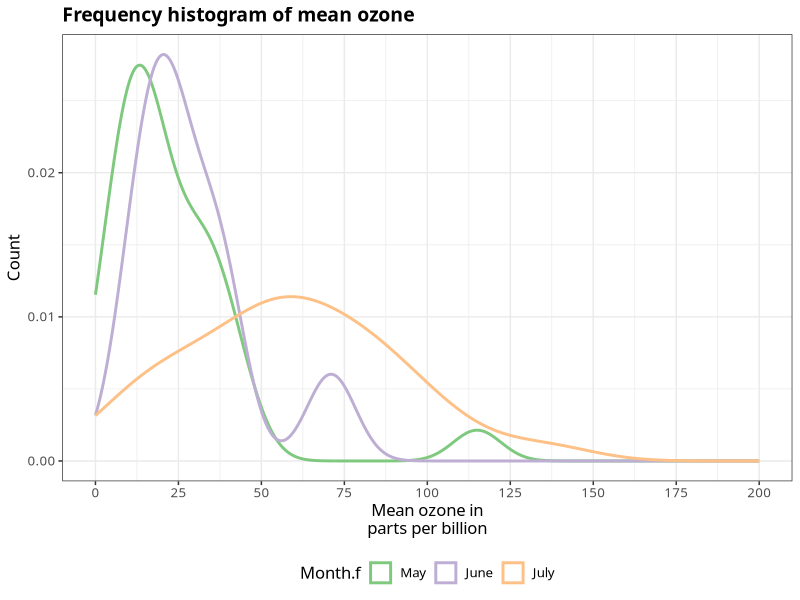
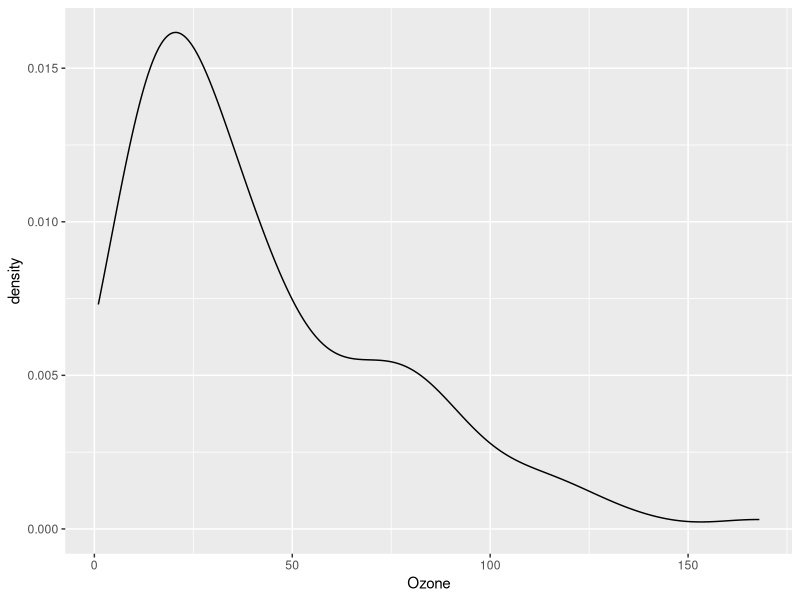
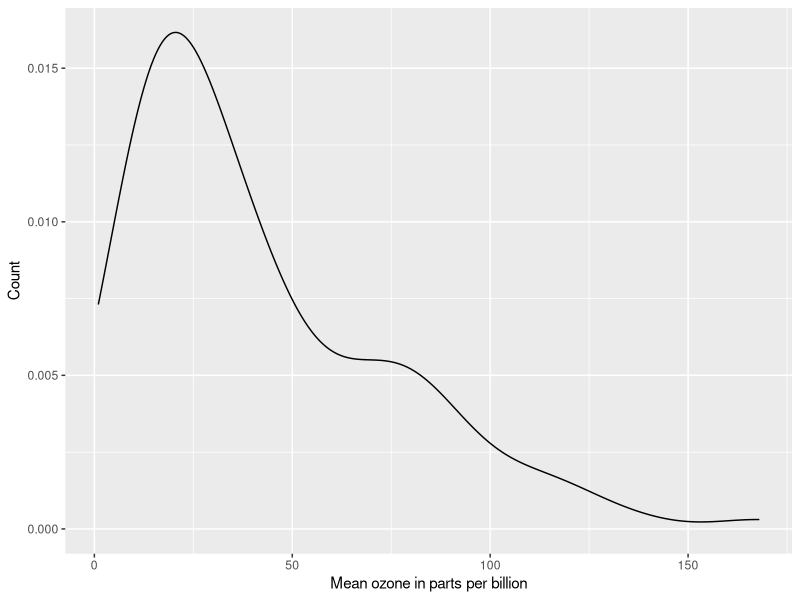
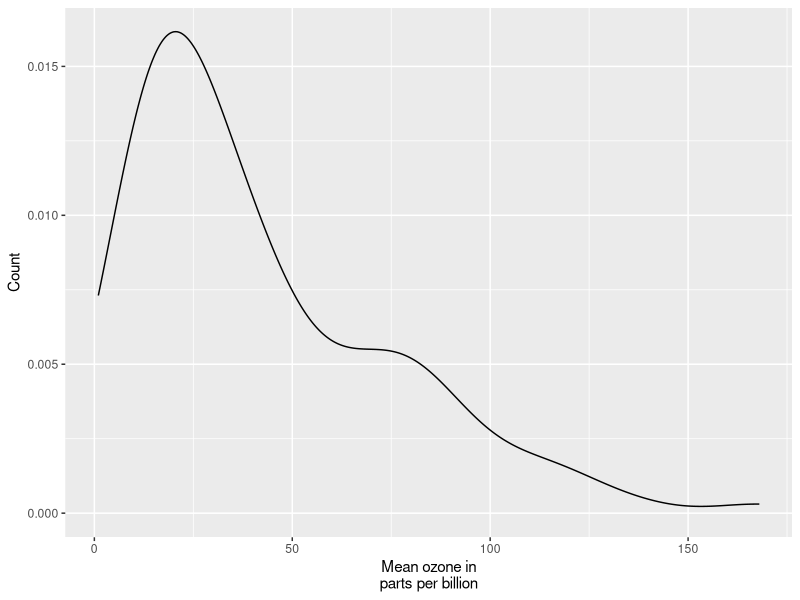
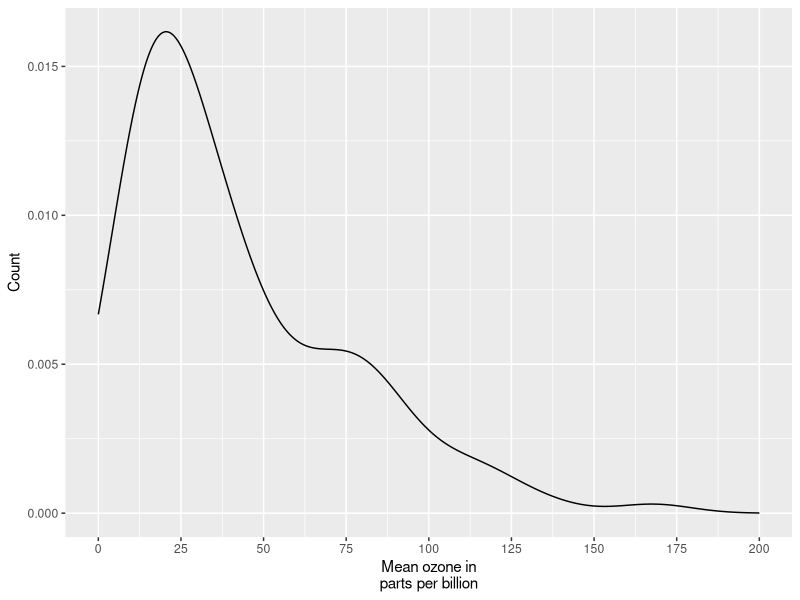
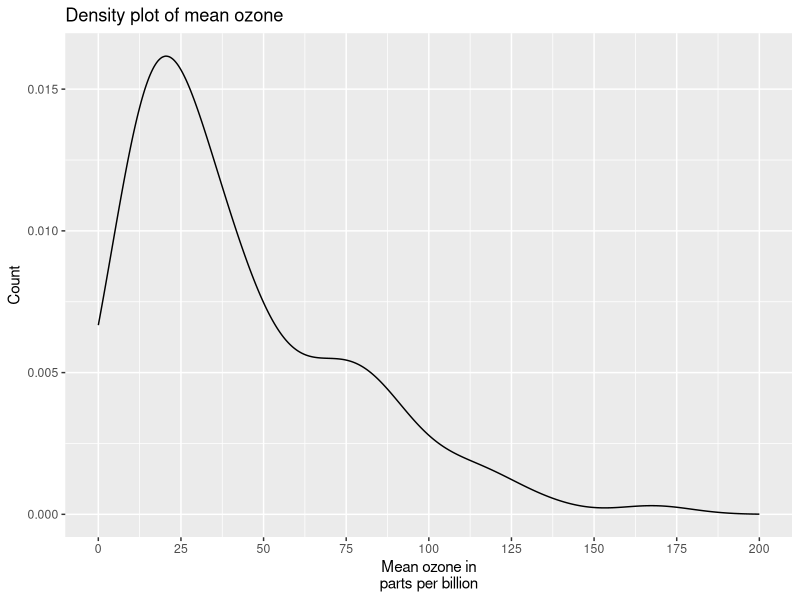
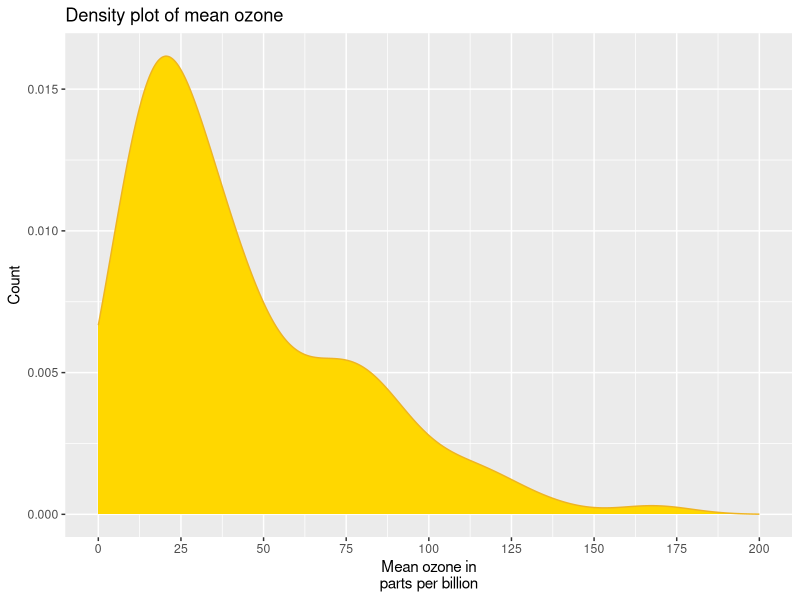
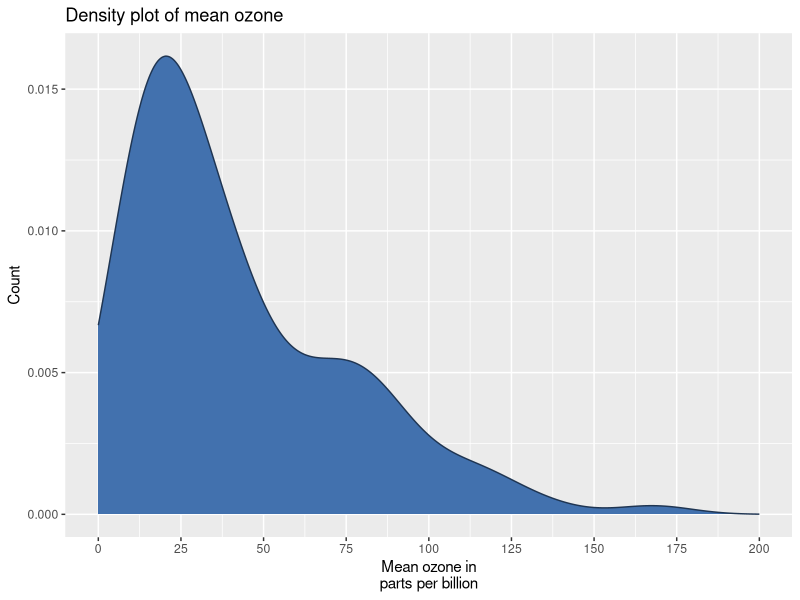

These charts were generated, in order, by the following R code:
## ---- chunk 1
knitr::opts_chunk$set(message = F, error = F, warning = F, comment = NA, fig.align = 'center', dpi = 100, fig.width=6, fig.height=5, tidy = F, cache.path = '.cache/', fig.path = 'Histograms/')
## ---- chunk 2
rm(list = ls())
library(datasets)
library(ggplot2)

data(airquality)
## ---- chunk 3
library(RColorBrewer)

airquality_trimmed <- airquality[which(airquality$Month == 5 |
                                       airquality$Month == 6 |
                                       airquality$Month == 7), ]
airquality_trimmed$Month.f <- factor(airquality_trimmed$Month, 
                                     labels = c("May", "June", "July"))

ggplot(airquality_trimmed, aes(x = Ozone, colour = Month.f)) + 
    geom_density(position="identity", fill = NA, size = 1) +
    scale_x_continuous(name = "Mean ozone in\nparts per billion",
                              breaks = seq(0, 200, 25),
                              limits=c(0, 200)) +
    scale_y_continuous(name = "Count") +
    ggtitle("Frequency histogram of mean ozone") +
    theme_bw() +
    theme(plot.title = element_text(size = 14, family = "Tahoma", face = "bold"), 
                text = element_text(size = 12, family = "Tahoma"),
           legend.position = "bottom") +
    scale_colour_brewer(palette="Accent") +
    labs(fill="Month")
## ---- chunk 4
ggplot(airquality, aes(x = Ozone)) + 
                geom_density()
## ---- chunk 5
ggplot(airquality, aes(x = Ozone)) + 
    geom_density() +
    scale_x_continuous(name = "Mean ozone in parts per billion") +
    scale_y_continuous(name = "Count")
## ---- chunk 6
ggplot(airquality, aes(x = Ozone)) + 
    geom_density() +
    scale_x_continuous(name = "Mean ozone in\nparts per billion") +
    scale_y_continuous(name = "Count")
## ---- chunk 7
ggplot(airquality, aes(x = Ozone)) + 
    geom_density() +
    scale_x_continuous(name = "Mean ozone in\nparts per billion",
                              breaks = seq(0, 200, 25),
                              limits=c(0, 200)) +
    scale_y_continuous(name = "Count")
## ---- chunk 8
ggplot(airquality, aes(x = Ozone)) + 
    geom_density() +
    scale_x_continuous(name = "Mean ozone in\nparts per billion",
                              breaks = seq(0, 200, 25),
                              limits=c(0, 200)) +
    scale_y_continuous(name = "Count") +
    ggtitle("Density plot of mean ozone")
## ---- chunk 9
fill <- "gold1"
line <- "goldenrod2"

ggplot(airquality, aes(x = Ozone)) + 
    geom_density(fill = fill, colour = line) +
    scale_x_continuous(name = "Mean ozone in\nparts per billion",
                              breaks = seq(0, 200, 25),
                              limits=c(0, 200)) +
    scale_y_continuous(name = "Count") +
    ggtitle("Density plot of mean ozone")
## ---- chunk 10
fill <- "#4271AE"
line <- "#1F3552"

ggplot(airquality, aes(x = Ozone)) + 
    geom_density(fill = fill, colour = line) +
    scale_x_continuous(name = "Mean ozone in\nparts per billion",
                              breaks = seq(0, 200, 25),
                              limits=c(0, 200)) +
    scale_y_continuous(name = "Count") +
    ggtitle("Density plot of mean ozone")
## ---- chunk 11
ggplot(airquality, aes(x = Ozone)) + 
    geom_density(fill = fill, colour = line,
                 alpha = 0.6) +
    scale_x_continuous(name = "Mean ozone in\nparts per billion",
                              breaks = seq(0, 200, 25),
                              limits=c(0, 200)) +
    scale_y_continuous(name = "Count") +
    ggtitle("Density plot of mean ozone")
## ---- chunk 12
ggplot(airquality, aes(x = Ozone)) + 
    geom_density(fill = fill, colour = line,
                 alpha = 0.6) +
    scale_x_continuous(name = "Mean ozone in\nparts per billion",
                              breaks = seq(0, 200, 25),
                              limits=c(0, 200)) +
    scale_y_continuous(name = "Count") +
    ggtitle("Density plot of mean ozone") +
    theme_bw()
## ---- chunk 13
library(ggthemes)

ggplot(airquality, aes(x = Ozone)) + 
    geom_density(fill = fill, colour = line,
                 alpha = 0.6) +
    scale_x_continuous(name = "Mean ozone in\nparts per billion",
                              breaks = seq(0, 200, 25),
                              limits=c(0, 200)) +
    scale_y_continuous(name = "Count") +
    ggtitle("Density plot of mean ozone") +
    theme_economist()
## ---- chunk 14
theme_xkcd <- theme(
    axis.line = element_line(size=1, colour = "black"), 
    panel.grid.major = element_blank(),
    panel.grid.minor = element_blank(), 
    panel.border = element_blank(), 
    panel.background = element_blank(),
    plot.title=element_text(size = 20, family="xkcd-Regular"), 
    text=element_text(size = 16, family="xkcd-Regular"), 
    axis.text.x=element_text(colour="black", size = 12), 
    axis.text.y=element_text(colour="black", size = 12)
) 

fill <- "white"
line <- "black"

ggplot(airquality, aes(x = Ozone)) + 
    geom_density(fill = fill, colour = line,
                 size = 1) +
    scale_x_continuous(name = "Mean ozone in\nparts per billion",
                              breaks = seq(0, 200, 25),
                              limits=c(0, 200)) +
    scale_y_continuous(name = "Count") +
    ggtitle("Density plot of mean ozone") +
    theme_xkcd
## ---- chunk 15
fill <- "#4271AE"
line <- "#1F3552"

ggplot(airquality, aes(x = Ozone)) + 
    geom_density(fill = fill, colour = line,
                 alpha = 0.6) +
    scale_x_continuous(name = "Mean ozone in\nparts per billion",
                              breaks = seq(0, 200, 25),
                              limits=c(0, 200)) +
    scale_y_continuous(name = "Count") +
    ggtitle("Density plot of mean ozone") +
    theme_bw() +
    theme(plot.title = element_text(size = 14, family = "Tahoma", face = "bold"), 
                text = element_text(size = 12, family = "Tahoma")) +
    geom_vline(xintercept = 75, size = 1, colour = "#FF3721", 
               linetype = "dashed")
## ---- chunk 16
airquality_trimmed <- airquality[which(airquality$Month == 5 |
                                       airquality$Month == 6 |
                                       airquality$Month == 7), ]
airquality_trimmed$Month.f <- factor(airquality_trimmed$Month, 
                                     labels = c("May", "June", "July"))

ggplot(airquality_trimmed, aes(x = Ozone)) + 
    geom_density(fill = fill, colour = line,
                 alpha = 0.6) +
    scale_x_continuous(name = "Mean ozone in\nparts per billion",
                              breaks = seq(0, 200, 25),
                              limits=c(0, 200)) +
    scale_y_continuous(name = "Count") +
    ggtitle("Density plot of mean ozone") +
    theme_bw() +
    theme(plot.title = element_text(size = 14, family = "Tahoma", face = "bold"), 
                text = element_text(size = 12, family = "Tahoma")) +
    facet_grid(. ~ Month.f)
## ---- chunk 17
ggplot(airquality_trimmed, aes(x = Ozone)) + 
    stat_density(aes(ymax = ..density..,  ymin = -..density..),
                 geom = "ribbon", 
                 fill = fill, colour = line, alpha = 0.6,
                 position = "identity") +
    scale_x_continuous(name = "Mean ozone in\nparts per billion",
                              breaks = seq(0, 200, 25),
                              limits=c(0, 200)) +
    scale_y_continuous(name = "Count") +
    ggtitle("Density plot of mean ozone") +
    theme_bw() +
    theme(plot.title = element_text(size = 14, family = "Tahoma", face = "bold"), 
                text = element_text(size = 12, family = "Tahoma")) +
    facet_grid(. ~ Month.f) +
    coord_flip()
## ---- chunk 18
library(RColorBrewer)

ggplot(airquality_trimmed, aes(x = Ozone, fill = Month.f)) + 
    geom_density(position="identity", alpha=0.6) +
    scale_x_continuous(name = "Mean ozone in\nparts per billion",
                              breaks = seq(0, 200, 25),
                              limits=c(0, 200)) +
    scale_y_continuous(name = "Count") +
    ggtitle("Frequency histogram of mean ozone") +
    theme_bw() +
    theme(plot.title = element_text(size = 14, family = "Tahoma", face = "bold"), 
                text = element_text(size = 12, family = "Tahoma")) +
    scale_fill_brewer(palette="Accent")
## ---- chunk 19
ggplot(airquality_trimmed, aes(x = Ozone, fill = Month.f)) + 
    geom_density(position = "stack", alpha = 0.6) +
    scale_x_continuous(name = "Mean ozone in\nparts per billion",
                              breaks = seq(0, 200, 25),
                              limits=c(0, 200)) +
    scale_y_continuous(name = "Count") +
    ggtitle("Frequency histogram of mean ozone") +
    theme_bw() +
    theme(plot.title = element_text(size = 14, family = "Tahoma", face = "bold"), 
                text = element_text(size = 12, family = "Tahoma")) +
    scale_fill_brewer(palette="Accent")
## ---- chunk 20
ggplot(airquality_trimmed, aes(x = Ozone, colour = Month.f)) + 
    geom_density(position="identity", fill = NA, size = 1) +
    scale_x_continuous(name = "Mean ozone in\nparts per billion",
                              breaks = seq(0, 200, 25),
                              limits=c(0, 200)) +
    scale_y_continuous(name = "Count") +
    ggtitle("Frequency histogram of mean ozone") +
    theme_bw() +
    theme(plot.title = element_text(size = 14, family = "Tahoma", face = "bold"), 
                text = element_text(size = 12, family = "Tahoma")) +
    scale_colour_brewer(palette="Accent")
## ---- chunk 21
ggplot(airquality_trimmed, aes(x = Ozone, colour = Month.f)) + 
    geom_density(position="identity", fill = NA, size = 1) +
    scale_x_continuous(name = "Mean ozone in\nparts per billion",
                              breaks = seq(0, 200, 25),
                              limits=c(0, 200)) +
    scale_y_continuous(name = "Count") +
    ggtitle("Frequency histogram of mean ozone") +
    theme_bw() +
    theme(plot.title = element_text(size = 14, family = "Tahoma", face = "bold"), 
                text = element_text(size = 12, family = "Tahoma"),
           legend.position = "bottom") +
    scale_colour_brewer(palette="Accent") +
    labs(fill="Month")
